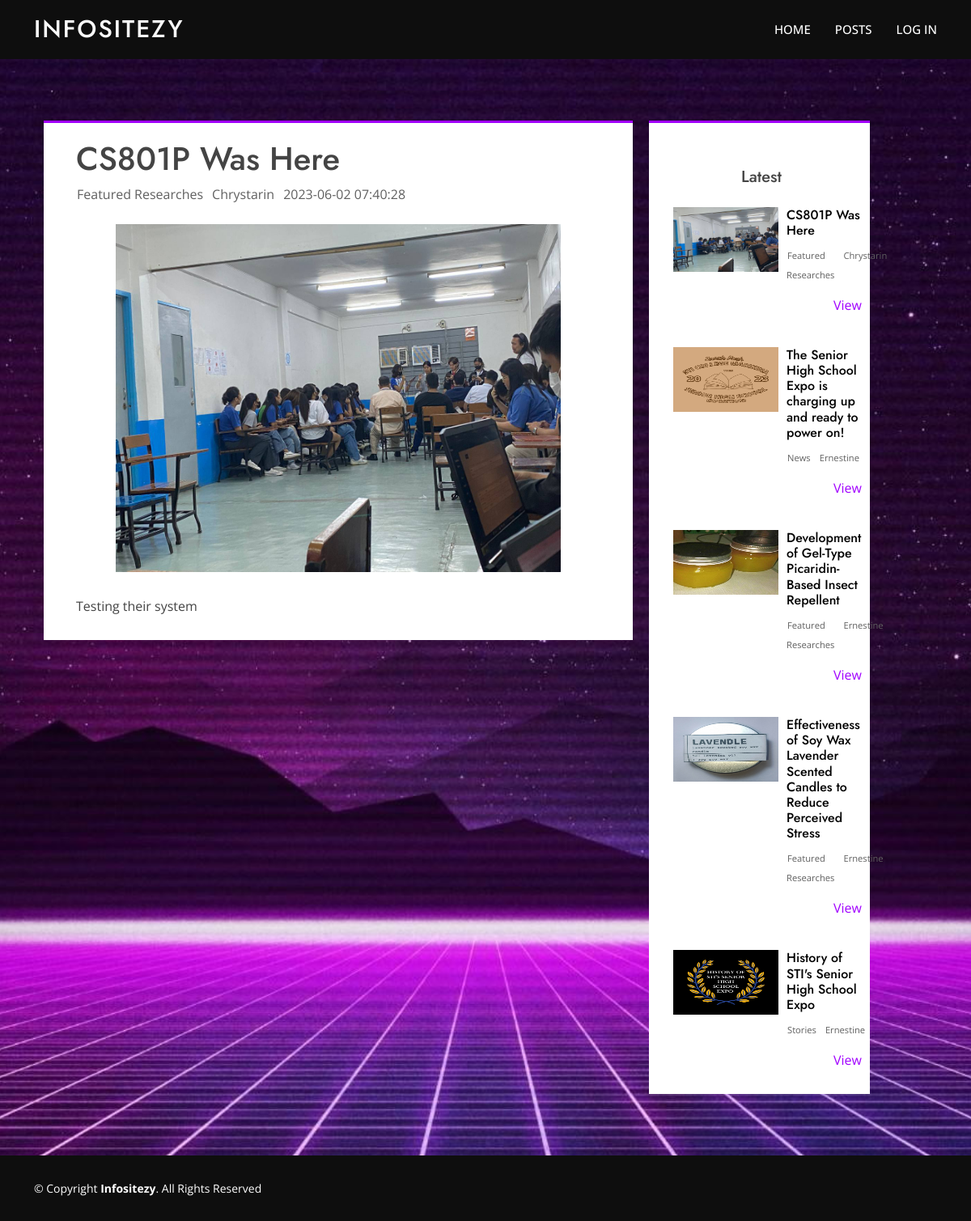
The page /article.php?id=65 on the database its author committed.
### tables this page shows
CREATE TABLE `posts` (
  `post_id` int(11) NOT NULL,
  `post_name` varchar(255) NOT NULL,
  `post_desc` varchar(5000) NOT NULL,
  `category` int(11) NOT NULL,
  `author` int(100) NOT NULL,
  `post_date` timestamp NOT NULL DEFAULT current_timestamp() ON UPDATE current_timestamp(),
  `post_img` varchar(100) NOT NULL,
  `status` enum('pending','approved','rejected') NOT NULL DEFAULT 'pending'
);

CREATE TABLE `category` (
  `category_id` int(11) NOT NULL,
  `category_name` varchar(70) NOT NULL,
  `category_posts` int(11) NOT NULL,
  `guideline` varchar(500) DEFAULT NULL
);

CREATE TABLE `users` (
  `id` int(11) NOT NULL,
  `uname` varchar(70) NOT NULL,
  `upass` varchar(70) NOT NULL,
  `urole` int(11) NOT NULL,
  `u_posts` int(11) NOT NULL
);

### article.php (the view, shortened to what this page needs)
<?php require_once('database/connection.php'); ?>
<!DOCTYPE html>
<html lang="en">
<head>
  <link href="assets/vendor/aos/aos.css" rel="stylesheet">
  <link href="assets/vendor/bootstrap/css/bootstrap.min.css" rel="stylesheet">
  <link href="assets/vendor/bootstrap-icons/bootstrap-icons.css" rel="stylesheet">
  <link href="assets/vendor/boxicons/css/boxicons.min.css" rel="stylesheet">
  <link href="assets/vendor/glightbox/css/glightbox.min.css" rel="stylesheet">
  <link href="assets/vendor/remixicon/remixicon.css" rel="stylesheet">
  <link href="assets/vendor/swiper/swiper-bundle.min.css" rel="stylesheet">
  <link href="assets/css/style.css" rel="stylesheet">
  <link href="assets/css/blogs.css" rel="stylesheet">
</head>
<body>
<header id="header" class="sticky-top article-header">
    <div class="container d-flex align-items-center">
        <h1 class="logo me-auto"><a href="index.php">Infositezy</a></h1>
        <nav id="navbar" class="navbar">
            <ul>
                <li><a class="item nav-link" href="index.php">HOME</a></li>
                <li><a class="item nav-link" href="blogs.php">POSTS</a></li>
                <li>
                    <?php
                    if (isset($_SESSION['uname'])) {
                        echo '<a class="login" href="client-includes/logout.php">LOG OUT</a>';
                    } else {
                        echo '<a class="login" href="client-includes/login.php">LOG IN</a>';
                    }
                    ?>
                </li>
            </ul>
        </nav>
    </div>
</header>
  <section id="article-hero" class="d-flex align-items-center">
    <div class="container">
    <div class="container my-3">
    <div class="row">
      <div class="col-12 col-md-8 main">
        <?php
       if (isset($_REQUEST['id'])) {
          $id = $_REQUEST['id'];
        } else {
          header('location:error.php');
        }
        $sql = "SELECT post_name,post_desc,post_date,post_img,ur.uname,ct.category_name FROM posts LEFT JOIN users ur ON posts.author=ur.id LEFT JOIN category ct ON posts.category=ct.category_id WHERE post_id=$id ";
        $res = $conn->prepare($sql);
        $res->bind_result($pname, $pdesc, $pdate, $pimg, $urname, $ctname);
        $res->execute();
        $res->store_result();
        if ($res->num_rows() > 0) {
        ?>
          <div class="article">
            <div class="ptitle">
              <h1><?php echo $pname; ?></h1>
              <div class="postdet">
                <span class="postdet1">
                  <a href="#"><?php if (isset($ctname)) {
                                echo $ctname;
                              } else {
                                echo "Default";
                              } ?></a>
                </span>
                <span class="postdet1">
                  <a><?php if (isset($urname)) {
                        echo $urname;
                      } else {
                        echo "Rhandie";
                      } ?></a>
                </span>
                <span class="postdet1">
                  <a><?php if (isset($pdate)) {
                        echo $pdate;
                      } ?></a>
                </span>
              </div>
            </div>
            <div class="pimg">
              <img src="<?php echo "admin/images/" . $pimg; ?>" alt="">
            </div>
            <div class="p_desc">
              <?php
              $pdesc = nl2br($pdesc);
              echo $pdesc; ?>
            </div>
          </div>
        <?php } else {
          echo "Error";
        } ?>
      </div>
      <?php include_once('client-includes/blog-includes/sidebar.php'); ?>
    </div>
  </div>
    </div>
  </section>
  <?php
  include_once('client-includes/footer.php');
  ?>
</body>
</html>

### client-includes/blog-includes/sidebar.php (shortened to what this page needs)
<?php require_once('database/connection.php'); ?>
<div class="col-12 col-md-3 sidebar">
    <div class="rposts">
        <h2 id="rh2" style="font-size: 20px; margin-top: 50px; text-align: center;">Latest</h2>
        <?php
        $sql = "SELECT post_id,post_name,post_img,ur.id,ur.uname,ct.category_id,ct.category_name FROM posts LEFT JOIN users ur ON posts.author=ur.id LEFT JOIN category ct ON posts.category=ct.category_id WHERE posts.status = 'approved' ORDER BY post_id DESC LIMIT 5";
        $res = $conn->prepare($sql);
        $res->bind_result($pid, $pname, $pimg, $uid, $urname, $ctid, $ctname);
        $res->execute();
        $res->store_result();
        if ($res->num_rows() > 0) {
            while ($res->fetch()) {
        ?>
                <div class="spost">
                    <span class="spostimg">
                        <img src="<?php if (isset($pimg)) {
                                        echo "admin/images/" . $pimg;
                                    } ?>" onclick="location.href='article.php?id=<?php echo $pid ?>'" alt="">
                    </span>
                    <span class="spostright">
                        <h2><a href="article.php?id=<?php echo $pid ?>" style="text-decoration:none; color:black;"><?php if (isset($pname)) {
                                                                                                                        echo $pname;
                                                                                                                    } ?></a></h2>
                        <div class="spostdet">
                            <span class="spostdet1">
                                <a href="category.php?pageid=<?php echo $ctid ?>"><?php if (isset($ctname)) {
                                                                                        echo $ctname;
                                                                                    } else {
                                                                                        echo "Default";
                                                                                    } ?></a>
                            </span>
                            <span class="spostdet1">
                                <a href="user.php?pageid=<?php echo $uid ?>"><?php if (isset($urname)) {
                                                                                    echo $urname;
                                                                                } else {
                                                                                    echo "Rhandie";
                                                                                } ?></a>
                            </span>
                        </div>
                        <div class="sreadmore">
                            <a href="article.php?id=<?php echo $pid; ?>" style="text-decoration:none;" class="">View</a>
                        </div>
                    </span>
                </div>
        <?php }
        } ?>
    </div>
</div>

### client-includes/footer.php
<footer id="footer">
<div class="container footer-bottom clearfix">
  <div class="copyright">
    &copy; Copyright <strong><span>Infositezy</span></strong>. All Rights Reserved
  </div>
</div>
</footer>

### assets/css/style.css (style rules this page uses)
body { font-family: "Open Sans", sans-serif; color: #444444; }
a { color: #a100ff; text-decoration: none; }
h1, h2, h3, h4, h5, h6 { font-family: "Jost", sans-serif; }
#header { transition: all 0.5s; z-index: 997; padding: 15px 0; }
.article-header { background-color: #0e0e0e; }
#header .logo { font-size: 30px; margin: 0; padding: 0; line-height: 1; font-weight: 500; letter-spacing: 2px; text-transform: uppercase; }
#header .logo a { color: #fafafa; }
.navbar { padding: 0; }
.navbar ul { margin: 0; padding: 0; display: flex; list-style: none; align-items: center; }
.navbar li { position: relative; }
.navbar a, .navbar a:focus { display: flex; align-items: center; justify-content: space-between; padding: 10px 0 10px 30px; font-size: 15px; font-weight: 500; color: #fff; white-space: nowrap; transition: 0.3s; }
#article-hero { background:url("../img/cyber-bg.jpg") fixed center center; background-size: cover; }
section { padding: 60px 0; overflow: hidden; }
#footer { font-size: 14px; background: #0e0e0e; }
#footer .footer-bottom { padding-top: 30px; padding-bottom: 30px; color: #fff; }
#footer .copyright { float: left; }

### assets/css/blogs.css (style rules this page uses)
* { margin:0px; padding:0px; box-sizing: border-box; }
.row { --bs-gutter-x: 0px; }
body { background-color:#F1F1F1; }
.main { height:auto; margin-right:20px; }
.postdet { display:flex; margin-bottom:10px; }
.postdet1 { color: #606060; text-transform: capitalize; margin: 0 10px 5px 0; display: inline-block; }
.postdet1 a { color: #606060; text-decoration: none; }
.article { padding:10px 20px; background-color: white; border-top: 3px #a100ff solid; }
.ptitle { padding:10px 20px 0px; }
.pimg { height:450px; width:100%; margin:auto; }
.pimg img { height:450px; width:80%; display: flex; margin:auto; padding:10px 0; }
.p_desc { text-align:justify; padding:20px; }
.sidebar { height:auto; }
.rposts { height:auto; padding:5px; border-top: 3px #a100ff solid; background-color: white; }
#rh2 { margin-left:5px; }
.spost { display:flex; height:auto; width:auto; margin:10px; padding: 15px; transition: box-shadow 0.3s ease; }
.spostimg { height:80px; width:auto; display:flex; }
.spostimg img { height:100%; width:130px; box-shadow: 0px 0px 5px 2px white; }
.spostright { height:auto; width:calc(100% - 120px); margin:0 3px 0 10px; }
.spostright h2 { font-size:1rem; }
.spostdet { display:flex; margin-bottom:10px; }
.spostdet1 { color: #606060; text-transform: capitalize; margin: 0 10px 5px 0; display: inline-block; }
.spostdet1 a { font-size:.7rem; color: #606060; text-decoration: none; }
.sreadmore { width:auto; display:flex; justify-content: flex-end; }

### rows shown on the page
posts: post_name "CS801P Was Here", category.category_name "Featured Researches", users.uname "Chrystarin", post_date "2023-06-02 07:40:28", post_img (picture), post_desc "Testing their system"
posts: post_img (picture), post_name "The Senior High School Expo is charging up and ready to power on!", category.category_name "News", users.uname "Ernestine"
posts: post_img (picture), post_name "Development of Gel-Type Picaridin-Based Insect Repellent", category.category_name "Featured Researches", users.uname "Ernestine"
posts: post_img (picture), post_name "Effectiveness of Soy Wax Lavender Scented Candles to Reduce Perceived Stress", category.category_name "Featured Researches", users.uname "Ernestine"
posts: post_img (picture), post_name "History of STI's Senior High School Expo", category.category_name "Stories", users.uname "Ernestine"
